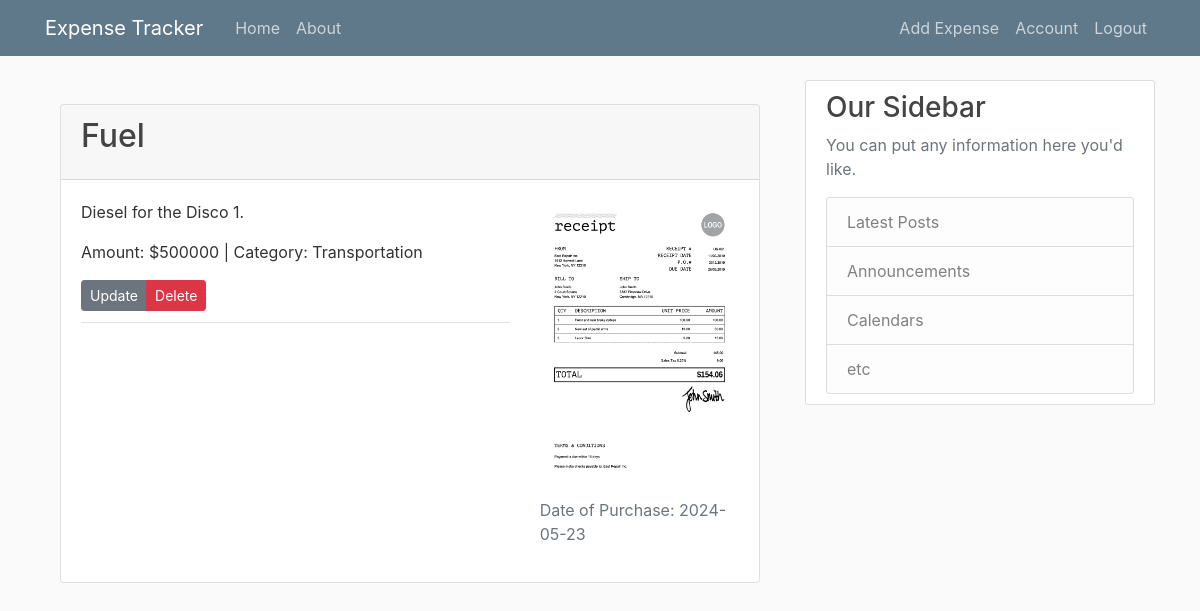
/expenses/3 (signed in), run on an earlier commit of the app's database.
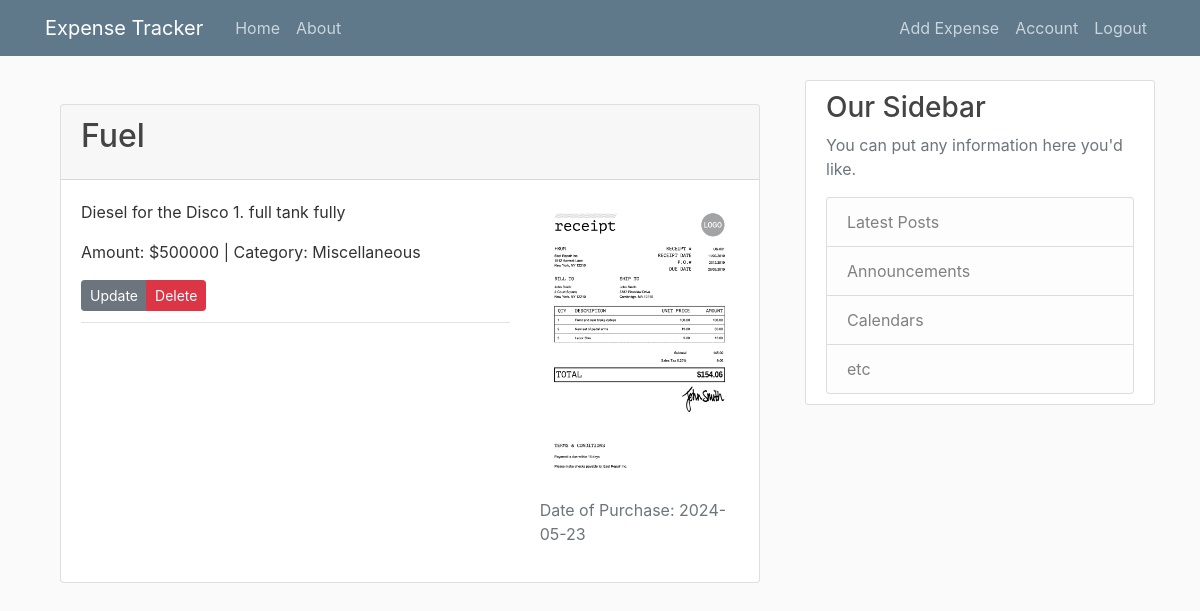
And on a later commit of the database.
### expense_app/models.py (models this page shows, shortened)
class Expenses(db.Model):
    id = db.Column(db.Integer, primary_key=True)
    title = db.Column(db.String(100), nullable=False)
    amount = db.Column(db.Integer, nullable=False)
    category = db.Column(db.String(50), nullable=False)
    date_of_purchase = db.Column(db.DateTime, nullable=False,
                                 default=datetime.utcnow)
    description = db.Column(db.Text)
    receipt_image = db.Column(db.String(20), nullable=False,
                           default='default_receipt.png')
    user_id = db.Column(db.Integer, db.ForeignKey('user.id'), nullable=False)

### expense_app/routes.py (the view)
@app.route("/expenses/<int:expense_id>")
@login_required  # Ensures only logged-in users can access this route
def expenses(expense_id):
    expense = Expenses.query.get_or_404(expense_id)
    return render_template('expense.html', title=expense.title, expense=expense)

### expense_app/models.py (called while the page is built)
@login_manager.user_loader
def load_user(user_id):
    return User.query.get(int(user_id))

### expense_app/templates/expense.html (shortened to what this page needs)
{% extends "layout.html" %}
{% block content %}
<div class="container mt-4">
    <div class="card">
        <div class="card-header">
            <h2 class="card-title">{{ expense.title }}</h2>
        </div>
        <div class="card-body">
            <div class="row">
                <div class="col-md-8">
                    <div class="mb-3">
                        <p>{{ expense.description }}</p>
                    </div>
                    <div class="article-metadata">
                        <p>Amount: ${{ expense.amount }} | Category: {{ expense.category }}</p>
                        {% if expense.author == current_user %}
                            <div class="btn-group" role="group" style="margin-bottom: 10px;">
                                <a class="btn btn-sm btn-secondary" href="{{ url_for('edit_expense', expense_id=expense.id) }}">Update</a>
                                <button type="button" class="btn btn-sm btn-danger" data-toggle="modal" data-target="#deleteModal">Delete</button>
                            </div>
                        {% endif %}
                    </div>
                </div>
                <div class="col-md-4">
                    {% if expense.receipt_image %}
                    <div class="mb-3">
                        <img src="{{ url_for('static', filename=expense.receipt_image) }}" alt="Receipt Image" class="img-fluid">
                    </div>
                    {% endif %}
                    <p class="text-muted" style="margin-top: 10px;">Date of Purchase: {{ expense.date_of_purchase.strftime('%Y-%m-%d') }}</p>
                </div>
            </div>
        </div>
    </div>
</div>
{% endblock %}

What changed in the data, as far as the page shows it:
changed Expenses "Fuel": description "Diesel for the Disco 1." → "Diesel for the Disco 1. full tank fully"; category "Transportation" → "Miscellaneous"
